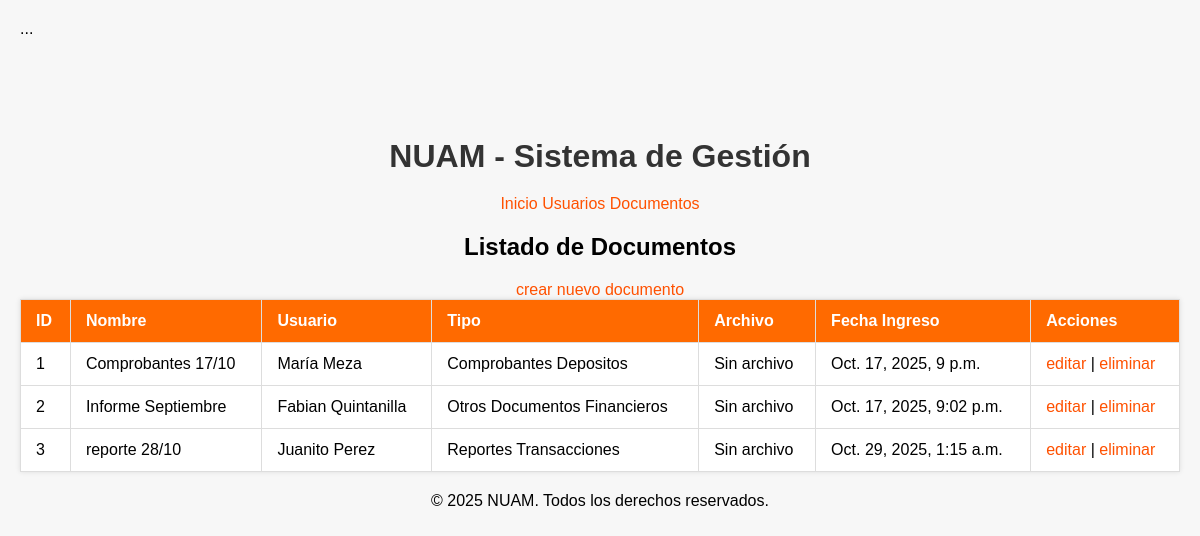
/usuarios/documentos/, run on the app's committed database.
### app/models.py (models this page shows, shortened)
class Documento(models.Model):
    id_documento = models.AutoField(primary_key=True, db_column='ID_DOCUMENTO')
    usuario = models.ForeignKey(Usuario, on_delete=models.CASCADE, db_column='ID_USUARIO')
    documento_nombre = models.CharField(max_length=100, blank=True, db_column='DOCUMENTO_NOMBRE')
    documento_tipo = models.ForeignKey(DocumentoTipo, on_delete=models.SET_NULL, null=True, blank=True, db_column='ID_DOCUMENTO_TIPO')
    archivo = models.FileField(upload_to='documentos/', blank=True, null=True, db_column='ARCHIVO')
    fecha_ingreso = models.DateTimeField(auto_now_add=True, db_column='FECHA_INGRESO')
    class Meta:
        verbose_name = 'Documento'
        verbose_name_plural = 'Documentos'

class Usuario(models.Model):
    id_usuario = models.AutoField(primary_key=True, db_column='ID_USUARIO')
    usuario_tipo = models.ForeignKey(UsuarioTipo, on_delete=models.SET_NULL, null=True, blank=True, db_column='ID_USUARIO_TIPO')
    pais = models.ForeignKey(Pais, on_delete=models.SET_NULL, null=True, blank=True, db_column='ID_PAIS')
    region = models.ForeignKey(Region, on_delete=models.SET_NULL, null=True, blank=True, db_column='ID_REGION')
    usuario_nombre = models.CharField(max_length=50, blank=True, db_column='USUARIO_NOMBRE')
    usuario_apellido = models.CharField(max_length=50, blank=True, db_column='USUARIO_APELLIDO')
    telefono = models.CharField(max_length=20, blank=True, db_column='TELEFONO')
    email = models.EmailField(blank=True, db_column='EMAIL')
    direccion = models.CharField(max_length=100, blank=True, db_column='DIRECCION')
    def __str__(self):
        nombre = f"{self.usuario_nombre} {self.usuario_apellido}".strip()
        return nombre or f"Usuario {self.id_usuario}"
    class Meta:
        verbose_name = 'Usuario'
        verbose_name_plural = 'Usuarios'

class DocumentoTipo(models.Model):
    id_documento_tipo = models.AutoField(primary_key=True, db_column='ID_DOCUMENTO_TIPO')
    documento_tipo = models.CharField(max_length=50, blank=True, db_column='DOCUMENTO_TIPO')
    def __str__(self):
        return self.documento_tipo or "Tipo sin nombre"
    class Meta:
        verbose_name = 'Tipo de Documento'
        verbose_name_plural = 'Tipos de Documento'

### app/views.py (the view)
# urls.py: path('documentos/', views.lista_documentos, name='lista_documentos'),
def lista_documentos(request):
    documentos = Documento.objects.all()
    return render(request, 'documentos/lista.html', {'documentos': documentos})

### app/templates/documentos/lista.html
{% extends "base.html" %}
{% block content %}
<h2>Listado de Documentos</h2>
<a href="{% url 'crear_documento' %}">crear nuevo documento</a>
<table border="1" cellpadding="5">
    <tr>
        <th>ID</th>
        <th>Nombre</th>
        <th>Usuario</th>
        <th>Tipo</th>
        <th>Archivo</th>
        <th>Fecha Ingreso</th>
        <th>Acciones</th>
    </tr>
    {% for doc in documentos %}
    <tr>
        <td>{{ doc.id_documento }}</td>
        <td>{{ doc.documento_nombre }}</td>
        <td>{{ doc.usuario }}</td>
        <td>{{ doc.documento_tipo }}</td>
        <td>
            {% if doc.archivo %}
            <a href="{{ doc.archivo.url }}" target="_blank">ver archivo</a>
            {% else %}
            Sin archivo
            {% endif %}
        </td>
        <td>{{ doc.fecha_ingreso }}</td>
        <td>
            <a href="{% url 'editar_documento' doc.pk %}">editar</a> |
            <a href="{% url 'eliminar_documento' doc.pk %}">eliminar</a>
        </td>
    </tr>
    {% endfor %}
</table>
{% endblock %}

### app/static/app/styles.css (style rules this page uses)
body { font-family: Arial, sans-serif; background-color: #f7f7f7; margin: 20px; }
table { width: 100%; border-collapse: collapse; margin-bottom: 20px; background-color: #fff; box-shadow: 0 0 5px rgba(0,0,0,0.1); }
th, td { padding: 12px 15px; border: 1px solid #ddd; text-align: left; }
th { background-color: #ff6a00; color: white; }
a { color: #ff5100; text-decoration: none; }

### data on the page
Documento: id_documento "1", documento_nombre "Comprobantes 17/10", usuario "María Meza", documento_tipo "Comprobantes Depositos", ARCHIVO "Sin archivo", fecha_ingreso "Oct. 17, 2025, 9 p.m."
Documento: id_documento "2", documento_nombre "Informe Septiembre", usuario "Fabian Quintanilla", documento_tipo "Otros Documentos Financieros", ARCHIVO "Sin archivo", fecha_ingreso "Oct. 17, 2025, 9:02 p.m."
Documento: id_documento "3", documento_nombre "reporte 28/10", usuario "Juanito Perez", documento_tipo "Reportes Transacciones", ARCHIVO "Sin archivo", fecha_ingreso "Oct. 29, 2025, 1:15 a.m."
